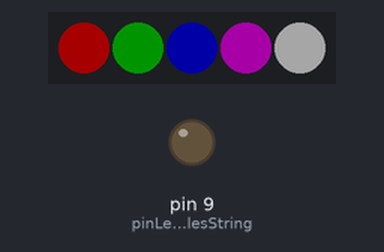
A sketch run on a simulated Arduino Uno, built with avr-gcc and run on an emulated ATmega328P. Parts: 5 RGB LEDs in strip order, left to right, output pins drawn as LEDs (lit = HIGH). Dim RGB values are drawn brighter than linear; random numbers use the default seed unless the sketch sets one.

Above: at 0.1 s.
At 19.18 s:
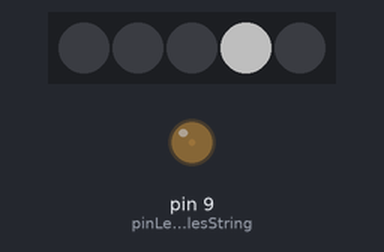
At 28.69 s:
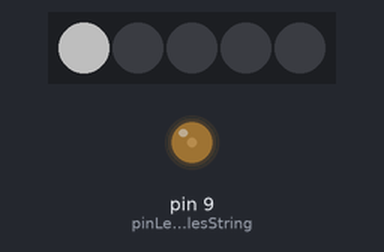
Timing chart, 0 to 40.0 s (numbered marks = the images above):
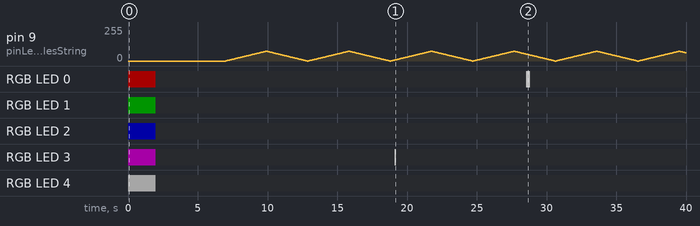

The sketch:

sketch_christmass_tree_lights_oleg.ino
```cpp
const uint8_t pinLedsCandlesString = 9;
const uint8_t pinLedsRGBString = A3;


// RGB LEDs String (START)
#include <FastLED.h>
#define NUM_LEDS 5
// For led chips like WS2812, which have a data line, ground, and power, you just
// need to define DATA_PIN.  For led chipsets that are SPI based (four wires - data, clock,
// ground, and power), like the LPD8806 define both DATA_PIN and CLOCK_PIN
// Clock pin only needed for SPI based chipsets when not using hardware SPI
#define DATA_PIN pinLedsRGBString
//#define CLOCK_PIN 13
// Define the array of leds
CRGB leds[NUM_LEDS];
// RGB LEDs String (END)


uint16_t candleTimerMs = 0;
uint16_t candleDelaySetMs = 10;
uint16_t blinkingTimerMs = 0;
uint16_t blinkingDelaySetMs = 0;

void setup()
{
  pinMode(pinLedsCandlesString, OUTPUT);

  {
    FastLED.addLeds<NEOPIXEL, DATA_PIN>(leds, NUM_LEDS);  // GRB ordering is assumed
    leds[0] = CRGB::Red;
    leds[1] = CRGB::Green;
    leds[2] = CRGB::Blue;
    leds[3] = CRGB(255,0,255);//CRGB::Blue;
    leds[4] = CRGB::White;
    FastLED.setBrightness(40);
    FastLED.show();
    delay(2000);
    leds[0] = CRGB::Black;
    leds[1] = CRGB::Black;
    leds[2] = CRGB::Black;
    leds[3] = CRGB::Black;
    leds[4] = CRGB::Black;
    FastLED.setBrightness(80);
    FastLED.show();
  }

  candleTimerMs = (uint16_t) millis();
  blinkingTimerMs = candleTimerMs;
  candleDelaySetMs = 5000;
  blinkingDelaySetMs = 10000;
}

uint8_t candleBrightness = 0;
bool candleBrightnessIncr = true;

uint8_t ledBlinked = 255; // 255 - none

void loop() {
  uint16_t _m = (uint16_t) millis();
  if ((_m - candleTimerMs) >= candleDelaySetMs) {
    if (candleBrightnessIncr) {
      if (candleBrightness <= 70) {                     // orig: 250
        candleBrightness += 1;                          // orig: 5
      } else {
        candleBrightness = 75;                          // orig 255
        candleBrightnessIncr = false;
      }
    } else {
      if (candleBrightness > 0) {                       // orig: 40
        candleBrightness -= 1;                          // orig: 5
      } else {
        candleBrightness = 0;                           // orig: 40
        candleBrightnessIncr = true;
      }
    }
    analogWrite(pinLedsCandlesString, candleBrightness);

    candleTimerMs = _m; candleDelaySetMs = 40;
  }

  if ((_m - blinkingTimerMs) >= blinkingDelaySetMs) {
    if (ledBlinked == 255) {
      ledBlinked = random(5);
      if (ledBlinked > 4) ledBlinked = 4;
      leds[ledBlinked] = CRGB::White;
      FastLED.show();

      blinkingTimerMs = _m;
       blinkingDelaySetMs = 30;
    } else {
      // turn off LED blinked
      ledBlinked = 255;
      leds[0] = CRGB::Black;
      leds[1] = CRGB::Black;
      leds[2] = CRGB::Black;
      leds[3] = CRGB::Black;
      leds[4] = CRGB::Black;
      FastLED.show();

      blinkingTimerMs = _m;
      blinkingDelaySetMs = 500 + random(500);
    }
  }

}

/*uint32_t candleTimerMs = 0;

void setup()
{
  pinMode(pinLedsCandlesString, OUTPUT);

  {
    FastLED.addLeds<NEOPIXEL, DATA_PIN>(leds, NUM_LEDS);  // GRB ordering is assumed
    leds[0] = CRGB::Red;
    leds[1] = CRGB::Green;
    leds[2] = CRGB::Blue;
    leds[3] = CRGB(255,0,255);//CRGB::Blue;
    leds[4] = CRGB::White;
    FastLED.setBrightness(40);
    FastLED.show();
  }

  candleTimerMs = millis() + 150;
}

void loop()
{
  uint32_t _m = millis();
  if ((_m - candleTimerMs) > 0) {
    analogWrite(pinLedsCandlesString, random(150) + 105);
    //analogWrite(pinLedsCandlesString, random(170) + 85);
    //analogWrite(pinLedsCandlesString, random(120) + 135);
    candleTimerMs = _m + random(300);
  }
}*/
```

Measured:
- by itself, RGB LED 0: off → RGB(40, 0, 0) at 0.00 s, → off 2.0 s later, → RGB(80, 80, 80) 26.6 s later, → off 0.29 s later
- by itself, RGB LED 1: off → RGB(0, 20, 0) at 0.00 s, → off 2.0 s later
- by itself, RGB LED 2: off → RGB(0, 0, 40) at 0.00 s, → off 2.0 s later
- by itself, RGB LED 3: off → RGB(40, 0, 40) at 0.00 s, → off 2.0 s later, → RGB(80, 80, 80) 17.1 s later, → off 0.12 s later
- by itself, RGB LED 4: off → RGB(40, 40, 40) at 0.00 s, → off 2.0 s later
